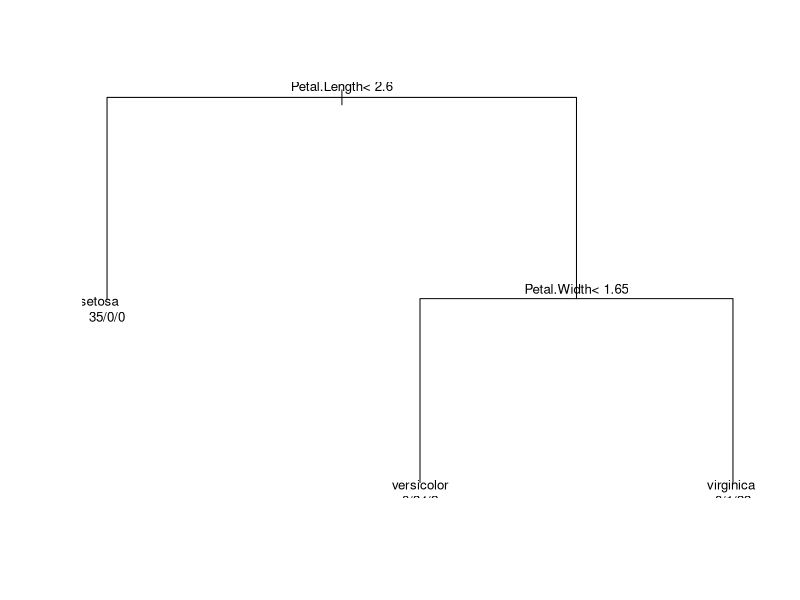

Recreate this plot in R.
# Load required libraries
library(e1071) # For SVM
library(rpart) # For Decision Tree
library(caret) # For data splitting and evaluation
# Load the iris dataset
data(iris)
# Split dataset into Training (70%) and Testing (30%)
set.seed(123)
trainIndex <- createDataPartition(iris$Species, p = 0.7, list = FALSE)
trainData <- iris[trainIndex, ]
testData <- iris[-trainIndex, ]
# -----------------------------
# Support Vector Machine (SVM)
# -----------------------------
svm_model <-svm(Species ~ ., data = trainData, kernel = "linear")
# Prediction
svm_pred <- predict(svm_model, testData)
# Confusion Matrix
cat("SVM Confusion Matrix:\n")
print(confusionMatrix(svm_pred, testData$Species))
# -----------------------------
# Decision Tree Classifier
# -----------------------------
tree_model <- rpart(Species ~ ., data = trainData, method = "class")
# Prediction
tree_pred <- predict(tree_model, testData, type = "class")
# Confusion Matrix
cat("\nDecision Tree Confusion Matrix:\n")
print(confusionMatrix(tree_pred, testData$Species))
# Plot Decision Tree
plot(tree_model)
text(tree_model, use.n = TRUE, cex = 0.8)
